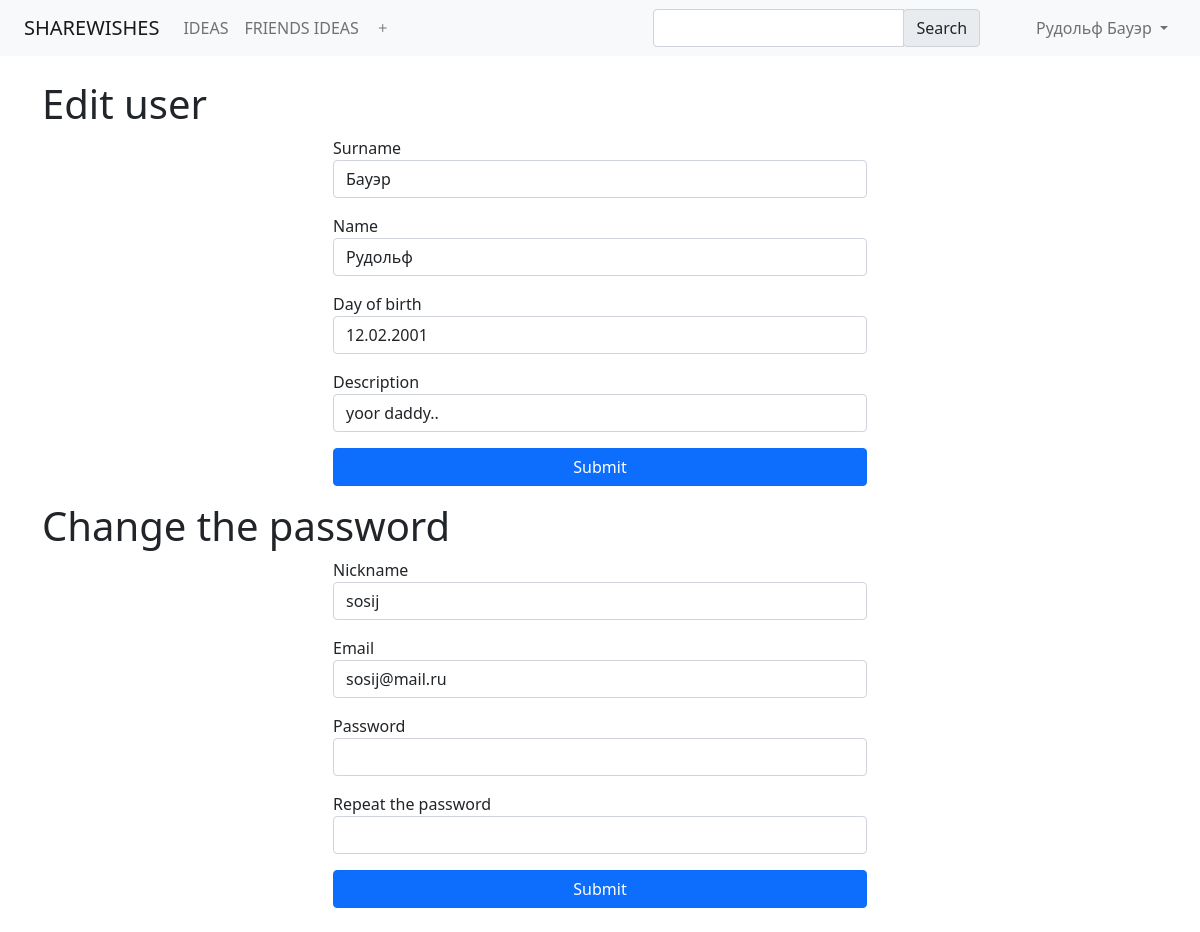
The page /settings (signed in) on the database its author committed.
### app/users/user.py (models this page shows, shortened)
class User(db.Model, UserMixin, SerializerMixin):
    __tablename__ = 'users'
    id = Column(Integer, primary_key=True, autoincrement=True)
    surname = Column(String, nullable=False)
    name = Column(String, nullable=False)
    nick = Column(String, nullable=False, unique=True)
    age = Column(DateTime, nullable=True)
    image = Column(String, nullable=True)
    description = Column(String, nullable=True)
    email = Column(String, index=True, unique=True, nullable=False)
    password = Column(String, nullable=False)
    created_date = Column(DateTime, default=datetime.datetime.now)
    updated_date = Column(DateTime, default=datetime.datetime.now)

### app/users/user_controller.py (the view, shortened to what this page needs)
@user_routes.route('/settings', methods=['GET', 'POST'])
@login_required
def settings():
    form = DataForm()
    form1 = PrivateForm()
    if request.method == "GET":
        user = db.session.query(User).filter(
            User.id == current_user.id).first()
        if user:
            form.surname.data = user.surname
            form.name.data = user.name
            form.age.data = user.age
            form.description.data = user.description
            form1.nick.data = user.nick
            form1.email.data = user.email
    return render_template('changes.html', title='Settings', form=form, form1=form1)

### app/forms/data_changes.py
class DataForm(FlaskForm):
    surname = StringField('Surname', validators=[DataRequired()])
    name = StringField('Name', validators=[DataRequired()])
    age = DateField('Day of birth', validators=[DataRequired()], format='%d.%m.%Y')
    description = StringField('Description')
    submit = SubmitField('Submit')

### app/forms/private_info.py
class PrivateForm(FlaskForm):
    email = EmailField('Email', validators=[DataRequired()])
    password = PasswordField('Password', validators=[DataRequired()])
    password_again = PasswordField('Repeat the password', validators=[DataRequired()])
    nick = StringField('Nickname', validators=[DataRequired()])
    submit = SubmitField('Submit')

### app/users/user.py (called while the page is built)
@login_manager.user_loader
def load_user(user_id):
    return db.session.query(User).get(user_id)

### app/templates/changes.html (shortened to what this page needs)
{% extends "base.html" %}
{% block content %}
<h1>Edit user</h1>
<form action="" method="post" class="container w-50 float-md-left">
    <p>
        {{ form.surname.label }}
        {{ form.surname(class="form-control", type="surname") }}
    </p>
    <p>
        {{ form.name.label }}
        {{ form.name(class="form-control", type="name") }}
    </p>
    <p>
        {{ form.age.label }}
        {{ form.age(class="form-control", type="age") }}
    </p>
    <p>
        {{ form.description.label }}
        {{ form.description(class="form-control") }}
    </p>
    <p>{{ form.submit(type="submit", class="btn btn-primary w-100") }}</p>
</form>
<h1>Change the password</h1>
<form action="" method="post" class="container w-50 float-md-left">
    <p>
        {{ form1.nick.label }}
        {{ form1.nick(class="form-control", type="nick") }}
    </p>
    <p>
        {{ form1.email.label }}
        {{ form1.email(class="form-control", type="email") }}
    </p>
    <p>
        {{ form1.password.label }}
        {{ form1.password(class="form-control", type="password") }}
    </p>
    <p>
        {{ form1.password_again.label }}
        {{ form1.password_again(class="form-control", type="password") }}
    </p>
    <p>{{ form1.submit(type="submit", class="btn btn-primary w-100") }}</p>
</form>
{% endblock %}

### app/templates/base.html (shortened to what this page needs)
<!DOCTYPE html>
<html lang="en">
  <head>
    <link href="https://cdn.jsdelivr.net/npm/bootstrap@5.0.0/dist/css/bootstrap.min.css" rel="stylesheet" >
    <link rel="stylesheet" href="https://cdn.jsdelivr.net/npm/bootstrap-icons@1.8.2/font/bootstrap-icons.css">
  </head>
  <body>
    <header>
      <nav class="navbar sticky-top navbar-expand-lg navbar-light bg-light d-flex">
        <div class="collapse navbar-collapse w-100 order-1 order-md-0 dual-collapse2" id="navbarNav">
          <a href="/" class="navbar-brand ms-4">SHAREWISHES</a>
          <ul class="navbar-nav">
            <li class="nav-item my-auto">
              <a class="nav-link" href="/">IDEAS</a>
            </li>
            {% if current_user.is_authenticated %}
              <li class="nav-item my-auto">
                <a class="nav-link" href="/friends_ideas">FRIENDS IDEAS</a>
              </li>
              <li class="nav-item">
                <a id="addButton" class="nav-link" data-bs-toggle="modal" data-bs-target="#addModal" href="#">
                  <i class="bi bi-plus"></i>
                </a>
              </li>
            {% endif %}
          </ul>
        </div>
        <form class="input-group w-50 me-5 my-auto" action="/search" method="POST">
          <input id="search" type="text" name="search" class="form-control">
          <div class="input-group-append">
            <button class="input-group-text" >Search</button>
          </div>
        </form>
        <div class="navbar-collapse collapse order-3 dual-collapse2 me-4">
          <ul class="navbar-nav">
            {% if current_user.is_authenticated %}
            <div class="dropdown">
              <a class="nav-link dropdown-toggle" id="dropDownButton" role="button" data-bs-toggle="dropdown" aria-expanded="false">
                {{ current_user.name }} {{ current_user.surname }}
              </a>
            </div>
            {% endif %}
          </ul>
        </div>
      </nav>
    </header>
    <main role="main" class="container my-4">
      {% block content %} {% endblock %}
    </main>
  </body>
</html>

### rows shown on the page
User: name "Рудольф", surname "Бауэр", age "12.02.2001", description "yoor daddy..", nick "sosij", email "sosij@mail.ru"
